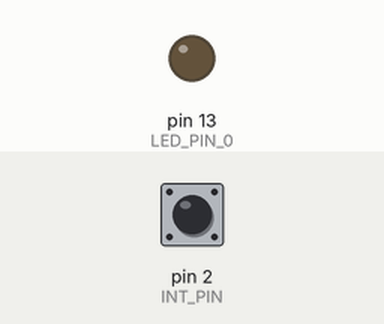
A sketch run on a simulated Arduino Uno, built with avr-gcc and run on an emulated ATmega328P. Shown: output pins drawn as LEDs (lit = HIGH). The inputs (shaded band) are chosen by the test bench; at power-on: pin 2 (INT_PIN) HIGH.

Above: at 1.2 s.
1.3 s: pin 2 (INT_PIN) pulled LOW for 1 s
At 2.9 s:
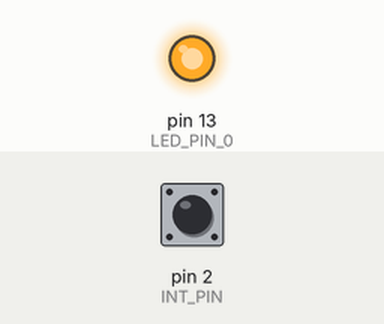
Timing chart, 0 to 9.5 s (numbered marks = the images above; inputs shaded):
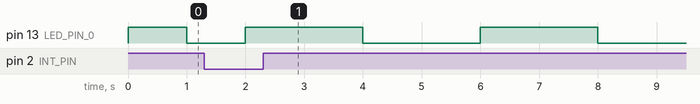

The sketch:

9.2.ino
```cpp
#define LED_PIN_0 13
#define INT_PIN   2
volatile int p = 1;

int CalOCR(double freq, long prescaler)
{
  const long CLK_FREQ = 16000000;
  return (CLK_FREQ / (freq * prescaler)) - 1.0;
}

void setup()
{
  pinMode(INT_PIN, INPUT_PULLUP);
  pinMode(LED_PIN_0, OUTPUT);

  noInterrupts();

  TCCR1A = 0;
  TCCR1B = 0;
  TCNT1  = 0;
  OCR1A = CalOCR(1, 1024);
  TCCR1B |= (1 << WGM12);
  TCCR1B |= (1 << CS12) | (1 << CS10);
  TIMSK1 |= (1 << OCIE1A);

  interrupts();

  attachInterrupt(digitalPinToInterrupt(2),Button, RISING);
}
void Button() {
  digitalWrite(LED_PIN_0, HIGH);
  p = p >= 3 ? 1 : p + 1;
  OCR1A = CalOCR(1.0/(double)(p), 1024);
}
ISR(TIMER1_COMPA_vect)
{PORTB ^= (1 << 5);}
void loop()
{delay(1000);}
```

Measured:
- after the input at 1.3 s, pin 13 (LED_PIN_0): HIGH → LOW after 2.7 s, → HIGH 2.0 s later, → LOW 2.0 s later
